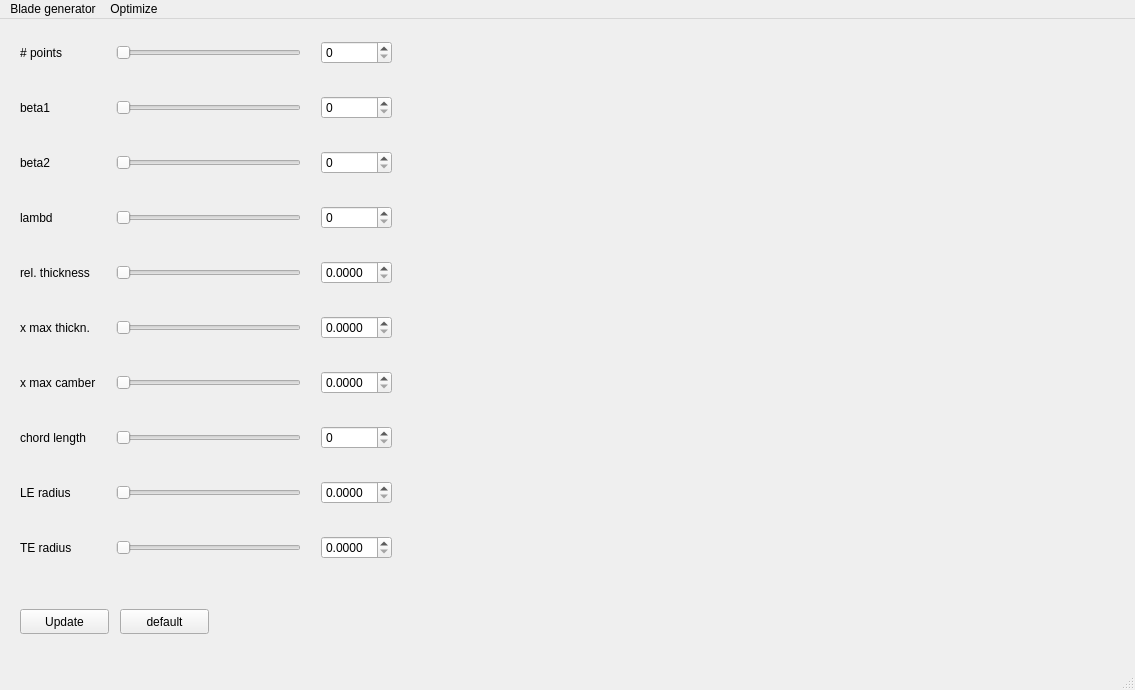
<?xml version="1.0" encoding="UTF-8"?>
<ui version="4.0">
 <class>MainWindow</class>
 <widget class="QMainWindow" name="MainWindow">
  <property name="geometry">
   <rect>
    <x>0</x>
    <y>0</y>
    <width>1135</width>
    <height>690</height>
   </rect>
  </property>
  <property name="windowTitle">
   <string>MainWindow</string>
  </property>
  <widget class="QWidget" name="centralwidget">
   <widget class="QWidget" name="gridLayoutWidget">
    <property name="geometry">
     <rect>
      <x>20</x>
      <y>20</y>
      <width>372</width>
      <height>532</height>
     </rect>
    </property>
    <layout class="QGridLayout" name="gridLayout_2" columnminimumwidth="0,150,50">
     <property name="horizontalSpacing">
      <number>20</number>
     </property>
     <property name="verticalSpacing">
      <number>30</number>
     </property>
     <item row="5" column="0">
      <widget class="QLabel" name="label_6">
       <property name="text">
        <string>x max thickn.</string>
       </property>
      </widget>
     </item>
     <item row="1" column="0">
      <widget class="QLabel" name="label">
       <property name="text">
        <string>beta1</string>
       </property>
      </widget>
     </item>
     <item row="1" column="1">
      <widget class="QSlider" name="slider_beta1">
       <property name="orientation">
        <enum>Qt::Horizontal</enum>
       </property>
      </widget>
     </item>
     <item row="6" column="0">
      <widget class="QLabel" name="label_7">
       <property name="text">
        <string>x max camber</string>
       </property>
      </widget>
     </item>
     <item row="3" column="1">
      <widget class="QSlider" name="slider_lambd">
       <property name="orientation">
        <enum>Qt::Horizontal</enum>
       </property>
      </widget>
     </item>
     <item row="7" column="1">
      <widget class="QSlider" name="slider_lchord">
       <property name="orientation">
        <enum>Qt::Horizontal</enum>
       </property>
      </widget>
     </item>
     <item row="2" column="1">
      <widget class="QSlider" name="slider_beta2">
       <property name="orientation">
        <enum>Qt::Horizontal</enum>
       </property>
      </widget>
     </item>
     <item row="2" column="0">
      <widget class="QLabel" name="label_3">
       <property name="text">
        <string>beta2</string>
       </property>
      </widget>
     </item>
     <item row="7" column="0">
      <widget class="QLabel" name="label_8">
       <property name="text">
        <string>chord length</string>
       </property>
      </widget>
     </item>
     <item row="4" column="1">
      <widget class="QSlider" name="slider_rth">
       <property name="orientation">
        <enum>Qt::Horizontal</enum>
       </property>
      </widget>
     </item>
     <item row="3" column="0">
      <widget class="QLabel" name="label_4">
       <property name="text">
        <string>lambd</string>
       </property>
      </widget>
     </item>
     <item row="4" column="0">
      <widget class="QLabel" name="label_5">
       <property name="text">
        <string>rel. thickness</string>
       </property>
      </widget>
     </item>
     <item row="8" column="0">
      <widget class="QLabel" name="label_9">
       <property name="text">
        <string>LE radius</string>
       </property>
      </widget>
     </item>
     <item row="5" column="1">
      <widget class="QSlider" name="slider_xmax_th">
       <property name="orientation">
        <enum>Qt::Horizontal</enum>
       </property>
      </widget>
     </item>
     <item row="9" column="0">
      <widget class="QLabel" name="label_10">
       <property name="text">
        <string>TE radius</string>
       </property>
      </widget>
     </item>
     <item row="6" column="1">
      <widget class="QSlider" name="slider_xmax_camber">
       <property name="orientation">
        <enum>Qt::Horizontal</enum>
       </property>
      </widget>
     </item>
     <item row="8" column="1">
      <widget class="QSlider" name="slider_thle">
       <property name="orientation">
        <enum>Qt::Horizontal</enum>
       </property>
      </widget>
     </item>
     <item row="0" column="0">
      <widget class="QLabel" name="label_11">
       <property name="text">
        <string># points</string>
       </property>
      </widget>
     </item>
     <item row="0" column="1">
      <widget class="QSlider" name="slider_npts">
       <property name="orientation">
        <enum>Qt::Horizontal</enum>
       </property>
      </widget>
     </item>
     <item row="9" column="1">
      <widget class="QSlider" name="slider_thte">
       <property name="orientation">
        <enum>Qt::Horizontal</enum>
       </property>
      </widget>
     </item>
     <item row="4" column="2">
      <widget class="QDoubleSpinBox" name="val_rth">
       <property name="enabled">
        <bool>true</bool>
       </property>
       <property name="decimals">
        <number>4</number>
       </property>
       <property name="singleStep">
        <double>0.000000000000000</double>
       </property>
      </widget>
     </item>
     <item row="5" column="2">
      <widget class="QDoubleSpinBox" name="val_xmax_th">
       <property name="enabled">
        <bool>true</bool>
       </property>
       <property name="decimals">
        <number>4</number>
       </property>
       <property name="singleStep">
        <double>0.000000000000000</double>
       </property>
      </widget>
     </item>
     <item row="6" column="2">
      <widget class="QDoubleSpinBox" name="val_xmax_camber">
       <property name="enabled">
        <bool>true</bool>
       </property>
       <property name="decimals">
        <number>4</number>
       </property>
       <property name="singleStep">
        <double>0.000000000000000</double>
       </property>
      </widget>
     </item>
     <item row="8" column="2">
      <widget class="QDoubleSpinBox" name="val_thle">
       <property name="enabled">
        <bool>true</bool>
       </property>
       <property name="decimals">
        <number>4</number>
       </property>
       <property name="singleStep">
        <double>0.000000000000000</double>
       </property>
      </widget>
     </item>
     <item row="9" column="2">
      <widget class="QDoubleSpinBox" name="val_thte">
       <property name="enabled">
        <bool>true</bool>
       </property>
       <property name="decimals">
        <number>4</number>
       </property>
       <property name="singleStep">
        <double>0.000000000000000</double>
       </property>
      </widget>
     </item>
     <item row="0" column="2">
      <widget class="QDoubleSpinBox" name="val_npts">
       <property name="enabled">
        <bool>true</bool>
       </property>
       <property name="decimals">
        <number>0</number>
       </property>
       <property name="singleStep">
        <double>0.000000000000000</double>
       </property>
      </widget>
     </item>
     <item row="1" column="2">
      <widget class="QDoubleSpinBox" name="val_beta1">
       <property name="enabled">
        <bool>true</bool>
       </property>
       <property name="decimals">
        <number>0</number>
       </property>
       <property name="singleStep">
        <double>0.000000000000000</double>
       </property>
      </widget>
     </item>
     <item row="2" column="2">
      <widget class="QDoubleSpinBox" name="val_beta2">
       <property name="enabled">
        <bool>true</bool>
       </property>
       <property name="decimals">
        <number>0</number>
       </property>
       <property name="singleStep">
        <double>0.000000000000000</double>
       </property>
      </widget>
     </item>
     <item row="3" column="2">
      <widget class="QDoubleSpinBox" name="val_lambd">
       <property name="enabled">
        <bool>true</bool>
       </property>
       <property name="decimals">
        <number>0</number>
       </property>
       <property name="singleStep">
        <double>0.000000000000000</double>
       </property>
      </widget>
     </item>
     <item row="7" column="2">
      <widget class="QDoubleSpinBox" name="val_lchord">
       <property name="enabled">
        <bool>true</bool>
       </property>
       <property name="decimals">
        <number>0</number>
       </property>
       <property name="singleStep">
        <double>0.000000000000000</double>
       </property>
      </widget>
     </item>
    </layout>
   </widget>
   <widget class="QPushButton" name="btn_update">
    <property name="geometry">
     <rect>
      <x>20</x>
      <y>590</y>
      <width>89</width>
      <height>25</height>
     </rect>
    </property>
    <property name="text">
     <string>Update</string>
    </property>
   </widget>
   <widget class="QPushButton" name="btn_default">
    <property name="geometry">
     <rect>
      <x>120</x>
      <y>590</y>
      <width>89</width>
      <height>25</height>
     </rect>
    </property>
    <property name="text">
     <string>default</string>
    </property>
   </widget>
   <widget class="QWidget" name="fig_widget" native="true">
    <property name="geometry">
     <rect>
      <x>500</x>
      <y>20</y>
      <width>581</width>
      <height>531</height>
     </rect>
    </property>
   </widget>
  </widget>
  <widget class="QMenuBar" name="menubar">
   <property name="geometry">
    <rect>
     <x>0</x>
     <y>0</y>
     <width>1135</width>
     <height>22</height>
    </rect>
   </property>
   <widget class="QMenu" name="menuBlade_generator">
    <property name="title">
     <string>Blade generator</string>
    </property>
    <widget class="QMenu" name="menuThickness_Distribution_Type">
     <property name="title">
      <string>Thickness Distribution Type</string>
     </property>
     <addaction name="separator"/>
     <addaction name="actionV1"/>
     <addaction name="separator"/>
     <addaction name="actionV2"/>
    </widget>
    <widget class="QMenu" name="menuNumber_of_Blades">
     <property name="title">
      <string>Number of Blades</string>
     </property>
     <addaction name="actionSingle"/>
     <addaction name="actionTandem"/>
    </widget>
    <addaction name="menuThickness_Distribution_Type"/>
    <addaction name="menuNumber_of_Blades"/>
   </widget>
   <widget class="QMenu" name="menuOptimize">
    <property name="title">
     <string>Optimize</string>
    </property>
   </widget>
   <addaction name="menuBlade_generator"/>
   <addaction name="menuOptimize"/>
  </widget>
  <widget class="QStatusBar" name="statusbar"/>
  <action name="actionV1">
   <property name="text">
    <string>V1</string>
   </property>
  </action>
  <action name="actionV2">
   <property name="text">
    <string>V2</string>
   </property>
  </action>
  <action name="actionSingle">
   <property name="text">
    <string>Single</string>
   </property>
  </action>
  <action name="actionTandem">
   <property name="text">
    <string>Tandem</string>
   </property>
  </action>
 </widget>
 <resources/>
 <connections/>
</ui>
